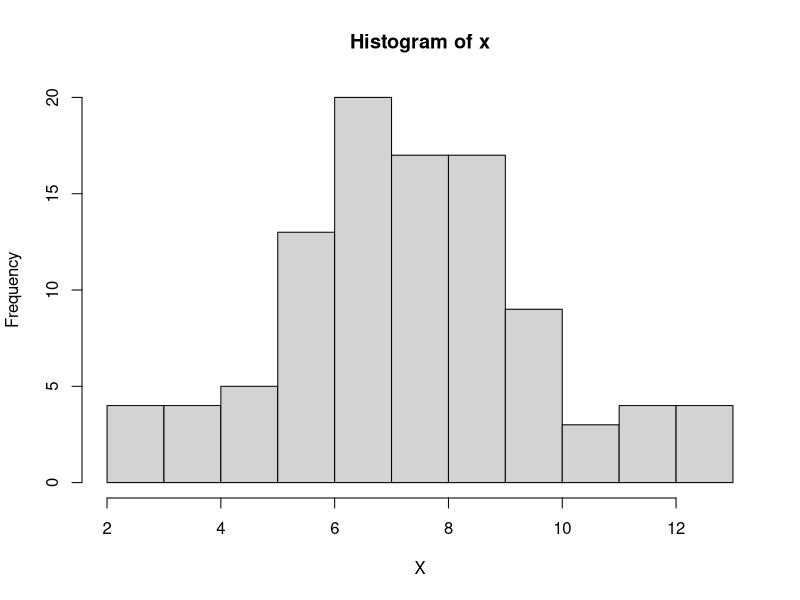

The R script that drew this image:
# Specify parameters
n <- 20
p <- 0.4
# Generate a random sample
x <- rbinom(100, n, p)
# Generate histogram of sample
hist(x, ylab="Frequency", xlab="X")